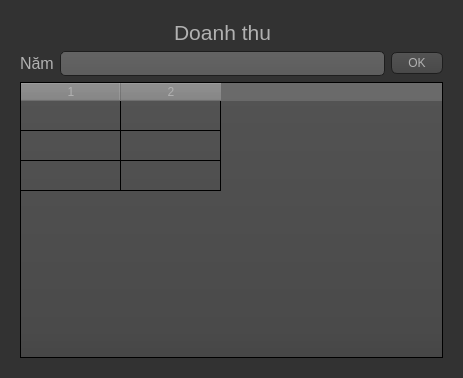
<?xml version="1.0" encoding="UTF-8"?>
<ui version="4.0">
 <class>Form</class>
 <widget class="QWidget" name="Form">
  <property name="geometry">
   <rect>
    <x>0</x>
    <y>0</y>
    <width>463</width>
    <height>378</height>
   </rect>
  </property>
  <property name="windowTitle">
   <string>Doanh thu theo tháng</string>
  </property>
  <property name="styleSheet">
   <string notr="true">
QWidget
{
    color: #b1b1b1;
    background-color: #323232;
}</string>
  </property>
  <layout class="QVBoxLayout" name="verticalLayout_2">
   <item>
    <widget class="QFrame" name="horizontalFrame">
     <layout class="QGridLayout" name="gridLayout">
      <item row="0" column="1">
       <widget class="QLabel" name="label">
        <property name="font">
         <font>
          <pointsize>16</pointsize>
          <weight>50</weight>
          <bold>false</bold>
         </font>
        </property>
        <property name="styleSheet">
         <string notr="true"/>
        </property>
        <property name="text">
         <string>Doanh thu</string>
        </property>
        <property name="alignment">
         <set>Qt::AlignCenter</set>
        </property>
       </widget>
      </item>
      <item row="1" column="0">
       <widget class="QLabel" name="nam_lbl">
        <property name="font">
         <font>
          <pointsize>12</pointsize>
         </font>
        </property>
        <property name="text">
         <string>Năm</string>
        </property>
       </widget>
      </item>
      <item row="1" column="1">
       <widget class="QLineEdit" name="nam_lnedit">
        <property name="font">
         <font>
          <pointsize>12</pointsize>
         </font>
        </property>
        <property name="styleSheet">
         <string notr="true">QLineEdit{
background-color: QLinearGradient( x1: 0, y1: 0, x2: 0, y2: 1, stop: 0 #4d4d4d, stop: 0 #646464, stop: 1 #5d5d5d);
    padding: 1px;
    border-style: solid;
    border: 1px solid #1e1e1e;
    border-radius: 5;
}

QLineEdit:hover{
	border-color: #cc8400
}</string>
        </property>
        <property name="inputMask">
         <string/>
        </property>
        <property name="clearButtonEnabled">
         <bool>true</bool>
        </property>
       </widget>
      </item>
      <item row="1" column="2">
       <widget class="QPushButton" name="ok_btn">
        <property name="styleSheet">
         <string notr="true">QPushButton
{
    color: #b1b1b1;
    background-color: QLinearGradient( x1: 0, y1: 0, x2: 0, y2: 1, stop: 0 #565656, stop: 0.1 #525252, stop: 0.5 #4e4e4e, stop: 0.9 #4a4a4a, stop: 1 #464646);
    border-width: 1px;
    border-color: #1e1e1e;
    border-style: solid;
    border-radius: 6;
    padding: 3px;
    font-size: 12px;
    padding-left: 5px;
    padding-right: 5px;
    min-width: 40px;
}

QPushButton:pressed
{
    background-color: QLinearGradient( x1: 0, y1: 0, x2: 0, y2: 1, stop: 0 #2d2d2d, stop: 0.1 #2b2b2b, stop: 0.5 #292929, stop: 0.9 #282828, stop: 1 #252525);
}

QPushButton:hover{
	border-color: #cc8400
}</string>
        </property>
        <property name="text">
         <string>OK</string>
        </property>
       </widget>
      </item>
      <item row="2" column="0" colspan="3">
       <widget class="QTableWidget" name="table">
        <property name="styleSheet">
         <string notr="true">QTableWidget{
color: #b1b1b1;
    background-color: QLinearGradient( x1: 0, y1: 0, x2: 0, y2: 1, stop: 0 #565656, stop: 0.1 #525252, stop: 0.5 #4e4e4e, stop: 0.9 #4a4a4a, stop: 1 #464646);
    border-width: 1px;
    border-color: #1e1e1e;
}

QTableWidget:item::pressed{
    border-color: #1e1e1e;
}

QTableWidget QTableCornerButton::section {
     background-color: QLinearGradient( x1: 0, y1: 0, x2: 0, y2: 1, stop: 0 #565656, stop: 0.1 #525252, stop: 0.5 #4e4e4e, stop: 0.9 #4a4a4a, stop: 1 #464646);
}
QHeaderView, QHeaderView::section {
    background-color: rgba(128, 128, 128, 128);
}</string>
        </property>
        <property name="editTriggers">
         <set>QAbstractItemView::NoEditTriggers</set>
        </property>
        <property name="alternatingRowColors">
         <bool>false</bool>
        </property>
        <property name="selectionMode">
         <enum>QAbstractItemView::SingleSelection</enum>
        </property>
        <property name="selectionBehavior">
         <enum>QAbstractItemView::SelectRows</enum>
        </property>
        <property name="gridStyle">
         <enum>Qt::SolidLine</enum>
        </property>
        <property name="cornerButtonEnabled">
         <bool>true</bool>
        </property>
        <property name="rowCount">
         <number>3</number>
        </property>
        <property name="columnCount">
         <number>2</number>
        </property>
        <attribute name="horizontalHeaderVisible">
         <bool>true</bool>
        </attribute>
        <attribute name="horizontalHeaderCascadingSectionResizes">
         <bool>false</bool>
        </attribute>
        <attribute name="horizontalHeaderHighlightSections">
         <bool>true</bool>
        </attribute>
        <attribute name="horizontalHeaderStretchLastSection">
         <bool>false</bool>
        </attribute>
        <attribute name="verticalHeaderVisible">
         <bool>false</bool>
        </attribute>
        <attribute name="verticalHeaderStretchLastSection">
         <bool>false</bool>
        </attribute>
        <row/>
        <row/>
        <row/>
        <column/>
        <column/>
        <item row="0" column="0">
         <property name="text">
          <string/>
         </property>
        </item>
       </widget>
      </item>
     </layout>
    </widget>
   </item>
  </layout>
 </widget>
 <resources/>
 <connections/>
</ui>
